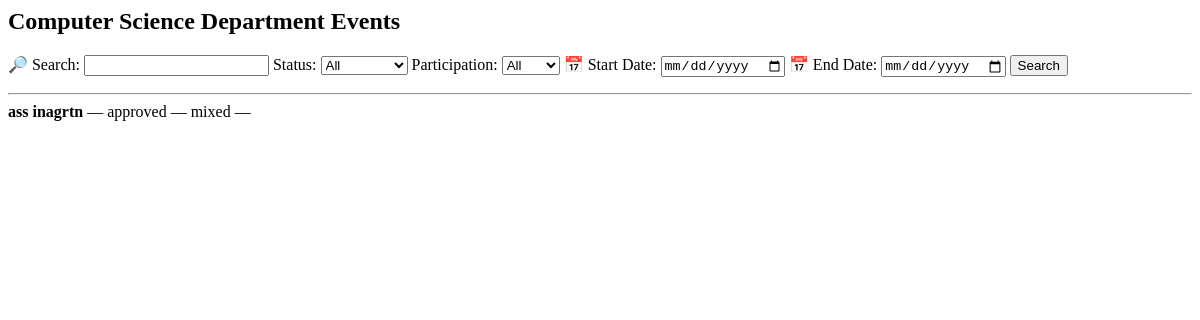
The page /events/faculty/filter/ (signed in) on the database as committed earlier.
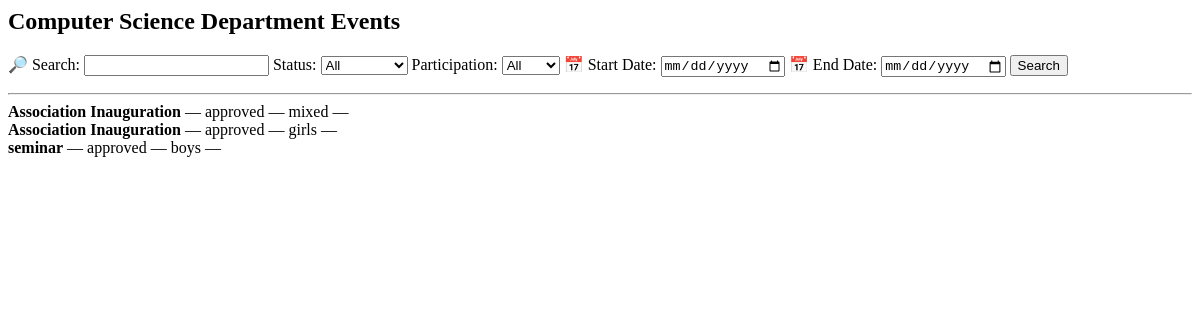
The same page on the database as committed later.
### events/models.py (models this page shows, shortened)
class Event(models.Model):
    CATEGORY_CHOICES = (
        ('department', 'Department'),
        ('nss', 'NSS'),
        ('ncc', 'NCC'),
        ('union', 'Union'),
        ('other', 'Other'),
    )
    PARTICIPATION_CHOICES = (
        ('boys', 'Boys'),
        ('girls', 'Girls'),
        ('mixed', 'Mixed'),
    )
    STATUS_CHOICES = (
        ('pending', 'Pending Approval'),
        ('approved', 'Approved'),
        ('rejected', 'Rejected'),
        ('completed', 'Completed'),
        ('verified', 'Verified'),
    )
    title = models.CharField(max_length=200)
    category = models.CharField(max_length=20, choices=CATEGORY_CHOICES)
    created_by = models.ForeignKey(
        settings.AUTH_USER_MODEL,
        on_delete=models.CASCADE
    )
    department = models.ForeignKey(
    Department,
    on_delete=models.SET_NULL,
    null=True,
    blank=True
    )
    participation_type = models.CharField(
        max_length=20,
        choices=PARTICIPATION_CHOICES
    )
    budget = models.DecimalField(max_digits=10, decimal_places=2)
    venue = models.ForeignKey(
    Venue,
    on_delete=models.PROTECT
    )
    start_date = models.DateField()
    end_date = models.DateField()
    start_time = models.TimeField(null=True, blank=True)
    end_time = models.TimeField(null=True, blank=True)
    description = models.TextField()
    status = models.CharField(
        max_length=20,
        choices=STATUS_CHOICES,
        default='pending'
    )
    principal_remark = models.TextField(blank=True, null=True)
    created_at = models.DateTimeField(auto_now_add=True)
    report_text = models.TextField(blank=True, null=True)
    attendance_file = models.FileField(
        upload_to='attendance/',
        blank=True,
        null=True
    )
    photo = models.ImageField(
        upload_to='event_photos/',
        blank=True,
        null=True
    )
    completed_at = models.DateTimeField(blank=True, null=True)

### events/views.py (the view)
@login_required
def faculty_filter_events(request):
    if request.user.role != 'faculty':
        return redirect('login')
    user = request.user
    if user.sub_role == 'hod':
        events = Event.objects.filter(department=user.department)
        page_title = f"{user.department} Department Events"
    elif user.sub_role == 'nss':
        events = Event.objects.filter(category='nss')
        page_title = "NSS Events"
    elif user.sub_role == 'ncc':
        events = Event.objects.filter(category='ncc')
        page_title = "NCC Events"
    elif user.sub_role == 'union':
        events = Event.objects.filter(category='union')
        page_title = "Union Events"
    elif user.sub_role == 'other':
        events = Event.objects.filter(category='other')
        page_title = "Other Events"
    else:
        events = Event.objects.none()
        page_title = "Events"
    search = request.GET.get('search')
    if search:
        events = events.filter(title__icontains=search)
    status = request.GET.get('status')
    if status:
        events = events.filter(status=status)
    participation = request.GET.get('participation')
    if participation:
        events = events.filter(participation_type=participation)
    start_date = request.GET.get('start_date')
    end_date = request.GET.get('end_date')
    if start_date and end_date:
        events = events.filter(
            start_date__lte=end_date,
            end_date__gte=start_date
        )
    elif start_date:
        events = events.filter(end_date__gte=start_date)
    elif end_date:
        events = events.filter(start_date__lte=end_date)
    context = {
        'events': events,
        'page_title': page_title,
    }
    return render(request,
                  'events/faculty_filter.html',
                  context)

### events/models.py (called while the page is built)
    def __str__(self):
        return self.name

### events/templates/events/faculty_filter.html (shortened to what this page needs)
<h2>{{ page_title }}</h2>
<form method="get">
    🔎 Search:
    <input type="text" name="search"
           value="{{ request.GET.search }}">
    Status:
    <select name="status">
        <option value="">All</option>
    </select>
    Participation:
    <select name="participation">
        <option value="">All</option>
    </select>
    📅 Start Date:
    <input type="date" name="start_date"
       value="{{ request.GET.start_date }}">
    📅 End Date:
    <input type="date" name="end_date"
       value="{{ request.GET.end_date }}">
    <button type="submit">Search</button>
</form>
<hr>
{% for e in events %}
    <b>{{ e.title }}</b> —
    {{ e.status }} —
    {{ e.participation_type }} —
{% empty %}
    No events found.
{% endfor %}

Rows that differ between the two databases and show on the page:
now on this page (row edited): Event: title "Association Inauguration", status "approved", participation_type "mixed"
changed Event: title "ass inagrtn" → "Association Inauguration"; participation_type "mixed" → "girls"
added Event: title "seminar", status "approved", participation_type "boys"
